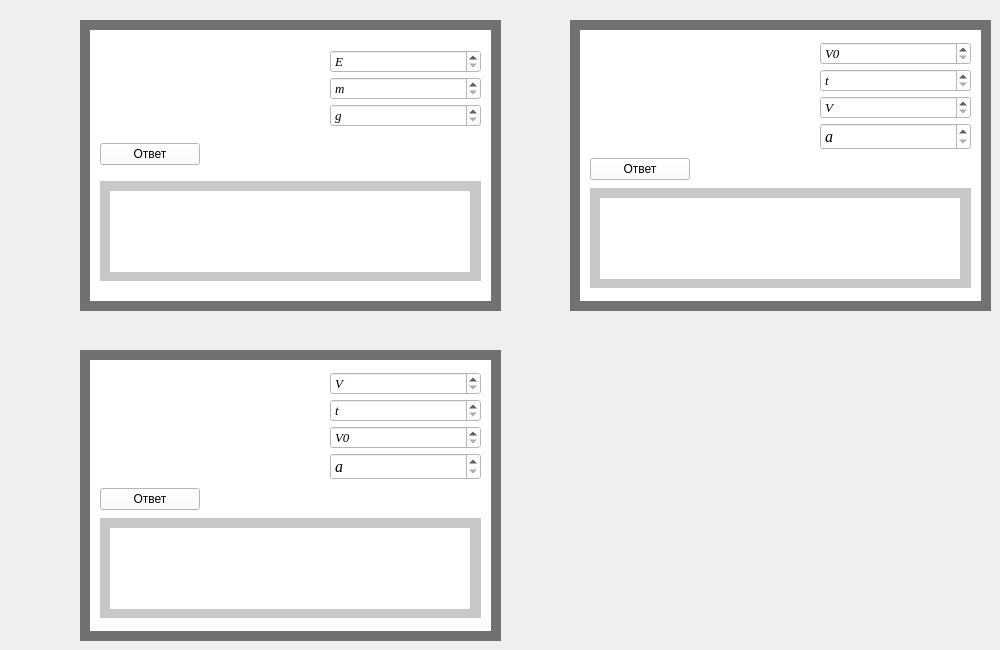
      <widget class="QWidget" name="tab_12">
       <attribute name="title">
        <string>Энергия</string>
       </attribute>
       <widget class="QWidget" name="widget_47" native="true">
        <property name="geometry">
         <rect>
          <x>80</x>
          <y>20</y>
          <width>421</width>
          <height>291</height>
         </rect>
        </property>
        <property name="styleSheet">
         <string notr="true">background-color: rgb(0, 0, 0);
background-color: rgb(113, 113, 113);</string>
        </property>
        <widget class="QWidget" name="widget_50" native="true">
         <property name="geometry">
          <rect>
           <x>10</x>
           <y>10</y>
           <width>401</width>
           <height>271</height>
          </rect>
         </property>
         <property name="styleSheet">
          <string notr="true">background-color: rgb(255, 255, 255);</string>
         </property>
         <widget class="QWidget" name="verticalLayoutWidget_45">
          <property name="geometry">
           <rect>
            <x>10</x>
            <y>0</y>
            <width>381</width>
            <height>271</height>
           </rect>
          </property>
          <layout class="QVBoxLayout" name="verticalLayout_61">
           <property name="topMargin">
            <number>10</number>
           </property>
           <property name="bottomMargin">
            <number>10</number>
           </property>
           <item>
            <layout class="QHBoxLayout" name="horizontalLayout_35">
             <property name="spacing">
              <number>50</number>
             </property>
             <item>
              <widget class="QLabel" name="label_70">
               <property name="minimumSize">
                <size>
                 <width>180</width>
                 <height>0</height>
                </size>
               </property>
               <property name="styleSheet">
                <string notr="true">background-color: rgb(255, 255, 255);</string>
               </property>
               <property name="text">
                <string/>
               </property>
               <property name="pixmap">
                <pixmap>D:/Downloads/Закон сохранения механической энергpdf (1).png</pixmap>
               </property>
              </widget>
             </item>
             <item>
              <layout class="QVBoxLayout" name="verticalLayout_62">
               <property name="spacing">
                <number>4</number>
               </property>
               <item>
                <widget class="QSpinBox" name="spinBox_91">
                 <property name="font">
                  <font>
                   <family>Times New Roman</family>
                   <pointsize>10</pointsize>
                   <italic>true</italic>
                  </font>
                 </property>
                 <property name="specialValueText">
                  <string>E</string>
                 </property>
                 <property name="maximum">
                  <number>1000000000</number>
                 </property>
                </widget>
               </item>
               <item>
                <widget class="QSpinBox" name="spinBox_92">
                 <property name="font">
                  <font>
                   <family>Times New Roman</family>
                   <pointsize>10</pointsize>
                   <italic>true</italic>
                  </font>
                 </property>
                 <property name="specialValueText">
                  <string>m</string>
                 </property>
                 <property name="maximum">
                  <number>1000000000</number>
                 </property>
                </widget>
               </item>
               <item>
                <widget class="QSpinBox" name="spinBox_93">
                 <property name="font">
                  <font>
                   <family>Times New Roman</family>
                   <pointsize>10</pointsize>
                   <italic>true</italic>
                  </font>
                 </property>
                 <property name="specialValueText">
                  <string>g</string>
                 </property>
                 <property name="maximum">
                  <number>1000000000</number>
                 </property>
                </widget>
               </item>
              </layout>
             </item>
            </layout>
           </item>
           <item>
            <widget class="QPushButton" name="pushButton_4">
             <property name="minimumSize">
              <size>
               <width>100</width>
               <height>0</height>
              </size>
             </property>
             <property name="maximumSize">
              <size>
               <width>100</width>
               <height>16777215</height>
              </size>
             </property>
             <property name="text">
              <string>Ответ</string>
             </property>
            </widget>
           </item>
           <item>
            <widget class="QWidget" name="widget_84" native="true">
             <property name="minimumSize">
              <size>
               <width>0</width>
               <height>100</height>
              </size>
             </property>
             <property name="maximumSize">
              <size>
               <width>400</width>
               <height>100</height>
              </size>
             </property>
             <property name="styleSheet">
              <string notr="true">background-color: rgb(200, 200, 200);</string>
             </property>
             <widget class="QLabel" name="label_71">
              <property name="geometry">
               <rect>
                <x>10</x>
                <y>10</y>
                <width>360</width>
                <height>81</height>
               </rect>
              </property>
              <property name="minimumSize">
               <size>
                <width>360</width>
                <height>0</height>
               </size>
              </property>
              <property name="maximumSize">
               <size>
                <width>360</width>
                <height>16777215</height>
               </size>
              </property>
              <property name="styleSheet">
               <string notr="true">background-color: rgb(255, 255, 255);</string>
              </property>
              <property name="text">
               <string/>
              </property>
             </widget>
            </widget>
           </item>
          </layout>
         </widget>
        </widget>
       </widget>
       <widget class="QWidget" name="widget_53" native="true">
        <property name="geometry">
         <rect>
          <x>80</x>
          <y>350</y>
          <width>421</width>
          <height>291</height>
         </rect>
        </property>
        <property name="styleSheet">
         <string notr="true">background-color: rgb(0, 0, 0);
background-color: rgb(113, 113, 113);</string>
        </property>
        <widget class="QWidget" name="widget_85" native="true">
         <property name="geometry">
          <rect>
           <x>10</x>
           <y>10</y>
           <width>401</width>
           <height>271</height>
          </rect>
         </property>
         <property name="styleSheet">
          <string notr="true">background-color: rgb(255, 255, 255);</string>
         </property>
         <widget class="QWidget" name="verticalLayoutWidget_46">
          <property name="geometry">
           <rect>
            <x>10</x>
            <y>10</y>
            <width>381</width>
            <height>251</height>
           </rect>
          </property>
          <layout class="QVBoxLayout" name="verticalLayout_63">
           <item>
            <layout class="QHBoxLayout" name="horizontalLayout_36">
             <property name="spacing">
              <number>50</number>
             </property>
             <item>
              <widget class="QLabel" name="label_72">
               <property name="minimumSize">
                <size>
                 <width>180</width>
                 <height>0</height>
                </size>
               </property>
               <property name="styleSheet">
                <string notr="true">background-color: rgb(255, 255, 255);</string>
               </property>
               <property name="text">
                <string/>
               </property>
               <property name="pixmap">
                <pixmap>D:/Downloads/Закон сохранения механической энергии. Упр 22.pdf.png</pixmap>
               </property>
              </widget>
             </item>
             <item>
              <layout class="QVBoxLayout" name="verticalLayout_64">
               <property name="spacing">
                <number>4</number>
               </property>
               <item>
                <widget class="QSpinBox" name="spinBox_94">
                 <property name="font">
                  <font>
                   <family>Times New Roman</family>
                   <pointsize>10</pointsize>
                   <italic>true</italic>
                  </font>
                 </property>
                 <property name="specialValueText">
                  <string>V</string>
                 </property>
                 <property name="maximum">
                  <number>1000000000</number>
                 </property>
                </widget>
               </item>
               <item>
                <widget class="QSpinBox" name="spinBox_95">
                 <property name="font">
                  <font>
                   <family>Times New Roman</family>
                   <pointsize>10</pointsize>
                   <italic>true</italic>
                  </font>
                 </property>
                 <property name="specialValueText">
                  <string>t</string>
                 </property>
                 <property name="maximum">
                  <number>1000000000</number>
                 </property>
                </widget>
               </item>
               <item>
                <widget class="QSpinBox" name="spinBox_96">
                 <property name="font">
                  <font>
                   <family>Times New Roman</family>
                   <pointsize>10</pointsize>
                   <italic>true</italic>
                  </font>
                 </property>
                 <property name="specialValueText">
                  <string>V0</string>
                 </property>
                 <property name="maximum">
                  <number>1000000000</number>
                 </property>
                </widget>
               </item>
               <item>
                <widget class="QSpinBox" name="spinBox_97">
                 <property name="font">
                  <font>
                   <family>Times New Roman</family>
                   <pointsize>12</pointsize>
                   <italic>true</italic>
                  </font>
                 </property>
                 <property name="specialValueText">
                  <string>a</string>
                 </property>
                 <property name="maximum">
                  <number>1000000000</number>
                 </property>
                </widget>
               </item>
              </layout>
             </item>
            </layout>
           </item>
           <item>
            <widget class="QPushButton" name="pushButton_28">
             <property name="minimumSize">
              <size>
               <width>100</width>
               <height>0</height>
              </size>
             </property>
             <property name="maximumSize">
              <size>
               <width>100</width>
               <height>16777215</height>
              </size>
             </property>
             <property name="text">
              <string>Ответ</string>
             </property>
            </widget>
           </item>
           <item>
            <widget class="QWidget" name="widget_86" native="true">
             <property name="minimumSize">
              <size>
               <width>0</width>
               <height>100</height>
              </size>
             </property>
             <property name="maximumSize">
              <size>
               <width>400</width>
               <height>100</height>
              </size>
             </property>
             <property name="styleSheet">
              <string notr="true">background-color: rgb(200, 200, 200);</string>
             </property>
             <widget class="QLabel" name="label_73">
              <property name="geometry">
               <rect>
                <x>10</x>
                <y>10</y>
                <width>360</width>
                <height>81</height>
               </rect>
              </property>
              <property name="minimumSize">
               <size>
                <width>360</width>
                <height>0</height>
               </size>
              </property>
              <property name="maximumSize">
               <size>
                <width>360</width>
                <height>16777215</height>
               </size>
              </property>
              <property name="styleSheet">
               <string notr="true">background-color: rgb(255, 255, 255);</string>
              </property>
              <property name="text">
               <string/>
              </property>
             </widget>
            </widget>
           </item>
          </layout>
         </widget>
        </widget>
       </widget>
       <widget class="QWidget" name="widget_87" native="true">
        <property name="geometry">
         <rect>
          <x>570</x>
          <y>20</y>
          <width>421</width>
          <height>291</height>
         </rect>
        </property>
        <property name="styleSheet">
         <string notr="true">background-color: rgb(0, 0, 0);
background-color: rgb(113, 113, 113);</string>
        </property>
        <widget class="QWidget" name="widget_88" native="true">
         <property name="geometry">
          <rect>
           <x>10</x>
           <y>10</y>
           <width>401</width>
           <height>271</height>
          </rect>
         </property>
         <property name="styleSheet">
          <string notr="true">background-color: rgb(255, 255, 255);</string>
         </property>
         <widget class="QWidget" name="verticalLayoutWidget_47">
          <property name="geometry">
           <rect>
            <x>10</x>
            <y>10</y>
            <width>381</width>
            <height>251</height>
           </rect>
          </property>
          <layout class="QVBoxLayout" name="verticalLayout_65">
           <item>
            <layout class="QHBoxLayout" name="horizontalLayout_37">
             <property name="spacing">
              <number>50</number>
             </property>
             <item>
              <widget class="QLabel" name="label_74">
               <property name="minimumSize">
                <size>
                 <width>180</width>
                 <height>0</height>
                </size>
               </property>
               <property name="styleSheet">
                <string notr="true">background-color: rgb(255, 255, 255);</string>
               </property>
               <property name="text">
                <string/>
               </property>
               <property name="pixmap">
                <pixmap>D:/Downloads/Закон сохранения механической энергии. Упр 22.pdf (1).png</pixmap>
               </property>
              </widget>
             </item>
             <item>
              <layout class="QVBoxLayout" name="verticalLayout_66">
               <property name="spacing">
                <number>4</number>
               </property>
               <item>
                <widget class="QSpinBox" name="spinBox_98">
                 <property name="font">
                  <font>
                   <family>Times New Roman</family>
                   <pointsize>10</pointsize>
                   <italic>true</italic>
                  </font>
                 </property>
                 <property name="specialValueText">
                  <string>V0</string>
                 </property>
                 <property name="maximum">
                  <number>1000000000</number>
                 </property>
                </widget>
               </item>
               <item>
                <widget class="QSpinBox" name="spinBox_99">
                 <property name="font">
                  <font>
                   <family>Times New Roman</family>
                   <pointsize>10</pointsize>
                   <italic>true</italic>
                  </font>
                 </property>
                 <property name="specialValueText">
                  <string>t</string>
                 </property>
                 <property name="maximum">
                  <number>1000000000</number>
                 </property>
                </widget>
               </item>
               <item>
                <widget class="QSpinBox" name="spinBox_100">
                 <property name="font">
                  <font>
                   <family>Times New Roman</family>
                   <pointsize>10</pointsize>
                   <italic>true</italic>
                  </font>
                 </property>
                 <property name="specialValueText">
                  <string>V</string>
                 </property>
                 <property name="maximum">
                  <number>1000000000</number>
                 </property>
                </widget>
               </item>
               <item>
                <widget class="QSpinBox" name="spinBox_101">
                 <property name="font">
                  <font>
                   <family>Times New Roman</family>
                   <pointsize>12</pointsize>
                   <italic>true</italic>
                  </font>
                 </property>
                 <property name="specialValueText">
                  <string>a</string>
                 </property>
                 <property name="maximum">
                  <number>1000000000</number>
                 </property>
                </widget>
               </item>
              </layout>
             </item>
            </layout>
           </item>
           <item>
            <widget class="QPushButton" name="pushButton_29">
             <property name="minimumSize">
              <size>
               <width>100</width>
               <height>0</height>
              </size>
             </property>
             <property name="maximumSize">
              <size>
               <width>100</width>
               <height>16777215</height>
              </size>
             </property>
             <property name="text">
              <string>Ответ</string>
             </property>
            </widget>
           </item>
           <item>
            <widget class="QWidget" name="widget_89" native="true">
             <property name="minimumSize">
              <size>
               <width>0</width>
               <height>100</height>
              </size>
             </property>
             <property name="maximumSize">
              <size>
               <width>400</width>
               <height>100</height>
              </size>
             </property>
             <property name="styleSheet">
              <string notr="true">background-color: rgb(200, 200, 200);</string>
             </property>
             <widget class="QLabel" name="label_75">
              <property name="geometry">
               <rect>
                <x>10</x>
                <y>10</y>
                <width>360</width>
                <height>81</height>
               </rect>
              </property>
              <property name="minimumSize">
               <size>
                <width>360</width>
                <height>0</height>
               </size>
              </property>
              <property name="maximumSize">
               <size>
                <width>360</width>
                <height>16777215</height>
               </size>
              </property>
              <property name="styleSheet">
               <string notr="true">background-color: rgb(255, 255, 255);</string>
              </property>
              <property name="text">
               <string/>
              </property>
             </widget>
            </widget>
           </item>
          </layout>
         </widget>
        </widget>
       </widget>
      </widget>
